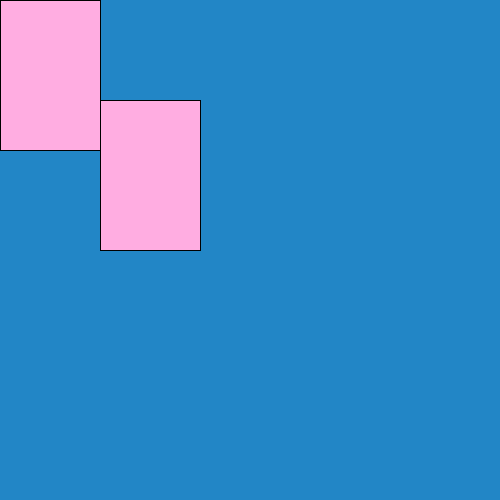
Frame 1 (no input)
Frame 60 (the mouse pressed at the canvas centre just before this capture): identical to frame 1, image omitted
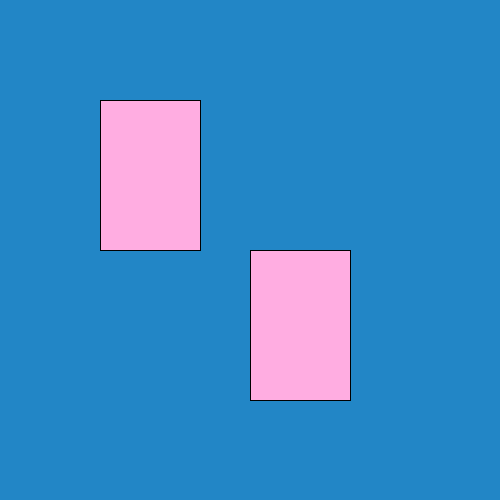
Frame 120 (the mouse held since frame 60 and released just before this capture)

The Processing sketch that drew these frames (run headless with seeded random() and noise(); from frame 60 on, the mouse is pressed at the canvas centre):

// Processing sketch: week01_2_setup_draw_mouseX_mouseY
// ── week01_2_setup_draw_mouseX_mouseY.pde
//active
void setup(){
  size(500,500); 
}
void draw(){
  background(#2286C6);
  fill(#FFADE1);
  rect(100,100, 100,150);
  rect(mouseX,mouseY, 100,150);
}
